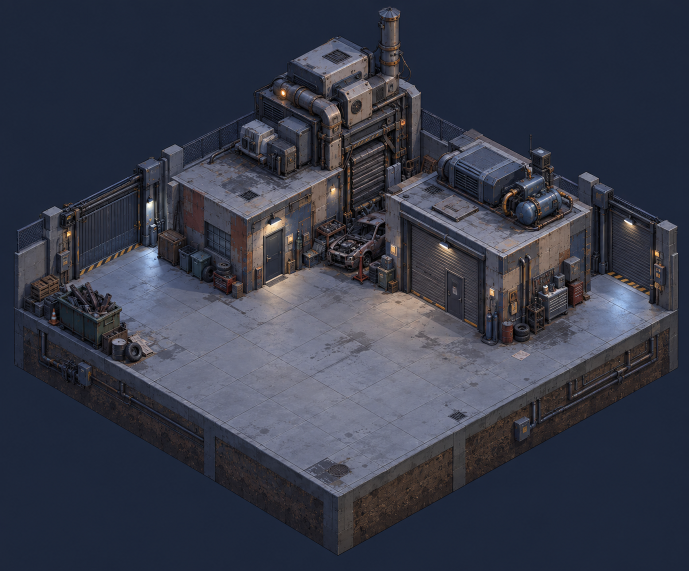
#> input picture outputs/20260910_150239_night_scrapyard_repair_cassette/night_scrapyard_repair_cassette.png, 1377 x 1142 px (shown at 1/2 size)
$ python inspect_crops.py
#> lines starting #> are read from the running program, lines starting #| are printed output that depends on the picture
from pathlib import Path
from PIL import Image
run=Path(__file__).resolve().parent
im=Image.open(run/'night_scrapyard_repair_cassette.png')
#> im is the input picture: PIL image 1377x1142 RGB; mean R, G, B 54.3, 58, 72.1
print(im.size)
#| (1377, 1142)
for name,box in [('junkyard',(320,300,700,610)),('repair',(760,350,1200,700))]:
    im.crop(box).resize(((box[2]-box[0])*2,(box[3]-box[1])*2)).save(run/(name+'_inspection_2x.png'))
#> this loop made 2 passes
#> pass 1, `im.crop(box).resize(((box[2]-box[0])*2,(box[3]-box[1])*2)).save(run/(n..`:
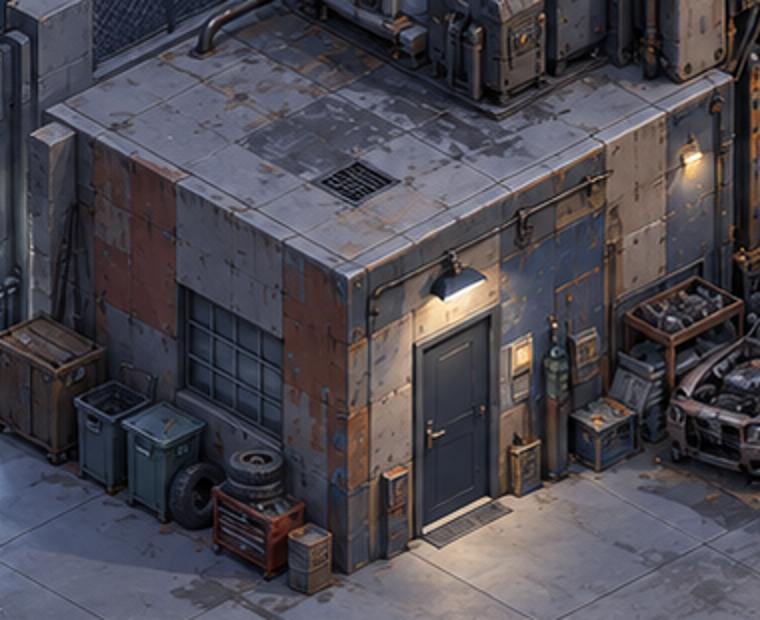
#> saved as junkyard_inspection_2x.png: PIL image 760x620 RGB; mean R, G, B 75, 71.9, 79.5
#> pass 2, `im.crop(box).resize(((box[2]-box[0])*2,(box[3]-box[1])*2)).save(run/(n..`:
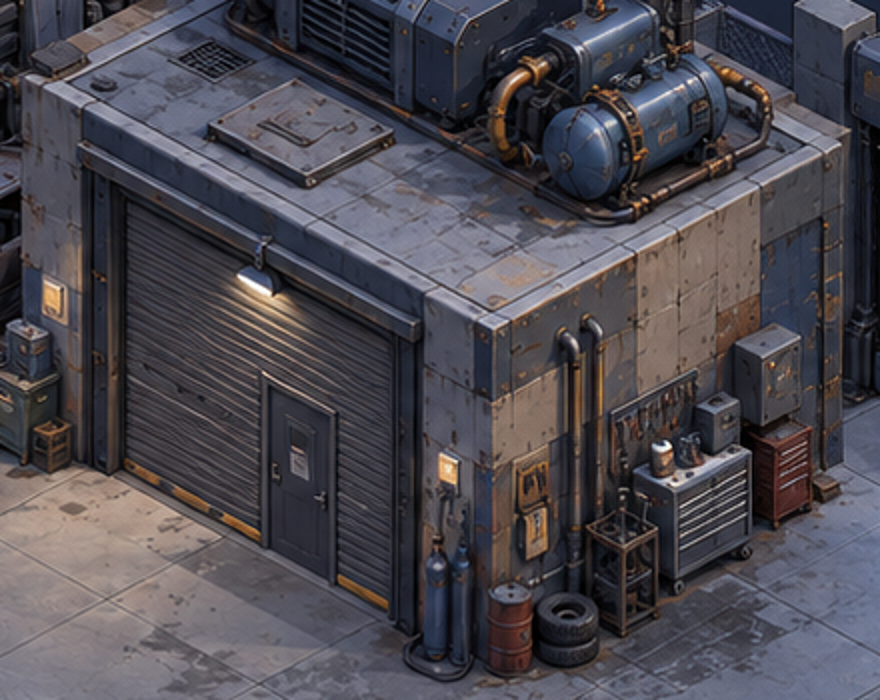
#> saved as repair_inspection_2x.png: PIL image 880x700 RGB; mean R, G, B 76.9, 73.7, 80.8
print('Inspection-only crops; original unchanged. Crop origins recorded in script, scale2.')

$ run again, with outputs/20260910_150239_night_scrapyard_repair_cassette/junkyard_inspection_2x.png copied over outputs/20260910_150239_night_scrapyard_repair_cassette/night_scrapyard_repair_cassette.png
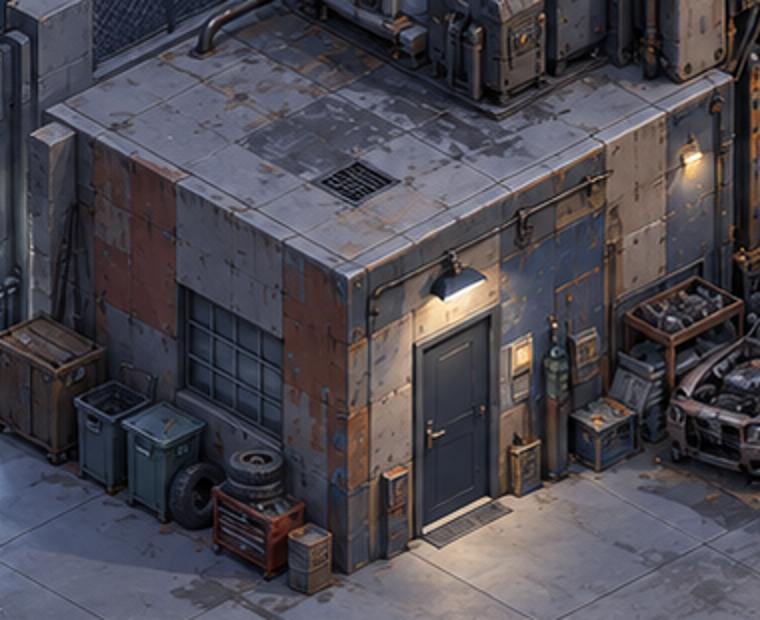
#> input picture outputs/20260910_150239_night_scrapyard_repair_cassette/junkyard_inspection_2x.png, 760 x 620 px
#> im is the input picture: PIL image 760x620 RGB; mean R, G, B 75, 71.9, 79.5
#| (760, 620)
#> the loop `for name,box in [('junkyard',(320,300,700,610)),('repair',(760,350,120..` made 2 passes
#> pass 1, `im.crop(box).resize(((box[2]-box[0])*2,(box[3]-box[1])*2)).save(run/(n..`:
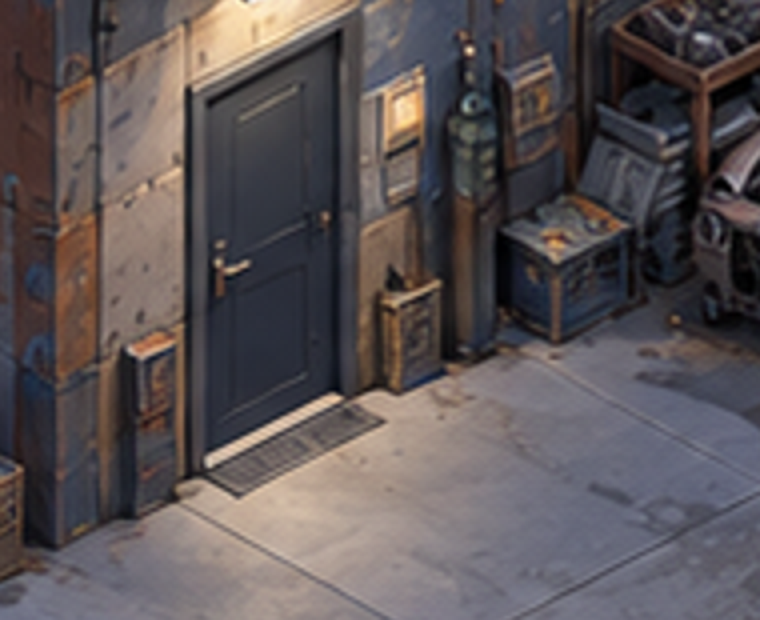
#> saved as junkyard_inspection_2x.png: PIL image 760x620 RGB; mean R, G, B 91.3, 83.9, 85.6
